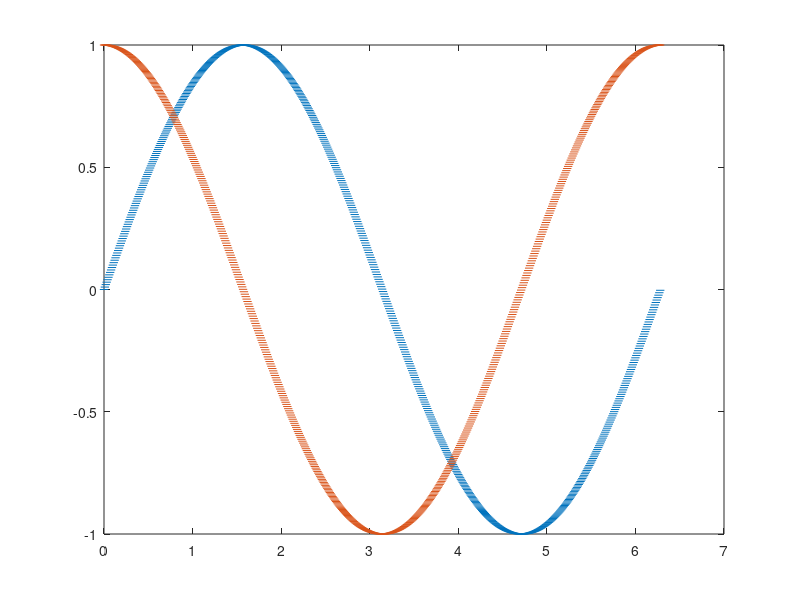

Write the MATLAB code that produced this figure. (Note: this script raises an error after producing the figure.)
t = 0:0.01:2*pi;
x = sin(t);
y = cos(t);

plot(t, x, '___', t, y, '___');
grid ___;
xlabel('___');
ylabel('___');
title('______________________');
legend('___', '___');
